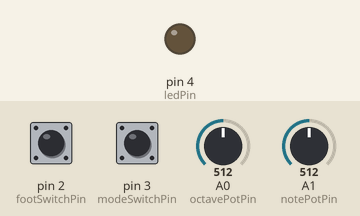
Recording of a sketch running on a simulated Arduino Uno, built with avr-gcc and run on an emulated ATmega328P. On the bench: output pins drawn as LEDs (lit = HIGH). Dashed ring = blinking. The inputs (shaded band) are chosen by the test bench; at power-on: pin 2 (footSwitchPin) LOW, pin 3 (modeSwitchPin) LOW, A0 (octavePotPin) = 512, A1 (notePotPin) = 512. What the sketch prints to the serial monitor is not drawn.

Above: at 1.2 s.
1.3 s: pin 2 (footSwitchPin) pulled HIGH for 0.15 s
At 1.9 s:
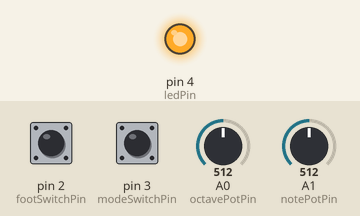
2.9 s: pin 2 (footSwitchPin) pulled HIGH for 1 s
At 3.4 s:
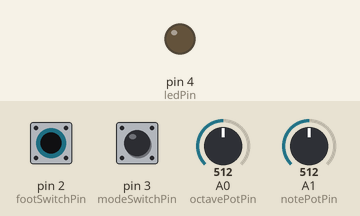
5.4 s: pin 2 (footSwitchPin) pulled HIGH for 3.2 s
At 6.3 s:
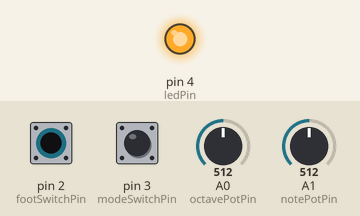
10.1 s: pin 2 (footSwitchPin) pulsed HIGH 5 times (0.12 s each, 0.3 s apart)
At 10.56 s:
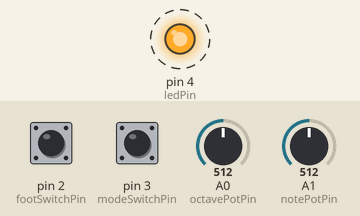
Timing chart, 0 to 13.1 s (numbered marks = the images above; inputs shaded):
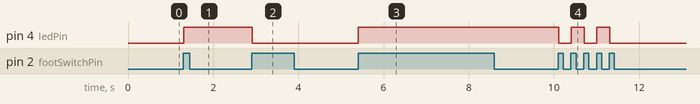

The sketch:

midimate.ino
```cpp
#include "ModeSwitch.h"
#include "FootSwitch.h"
#include "MidiManager.h"
#include "StateListener.h"

//#define DEBUG

//digital pins
const int ledPin = 4;
const int footSwitchPin = 2;
const int modeSwitchPin = 3;

//analog pins
const int octavePotPin = A0;
const int notePotPin = A1;
const int expPedalPin = A2;

//midi notes and octaves
const int notes[6][6] = {
  {35, 47, 59, 71, 83, 95},   //b
  {40, 52, 64, 76, 88, 100},  //e
  {33, 45, 57, 69, 81, 93},   //a
  {38, 50, 62, 74, 86, 98},   //d
  {43, 55, 67, 79, 91, 103},  //g
  {36, 48, 60 ,72, 84, 96}    //c
 };
const int octaves[6][2] = {   //1. start idx, 2. end idx
  {0, 3},
  {1, 3},
  {1, 4},
  {2, 3},
  {2, 4},
  {2, 5}
 };
int velocity = 0x78;

ModeSwitch octaveModeSwitch = ModeSwitch(octavePotPin, 6);
ModeSwitch noteModeSwitch = ModeSwitch(notePotPin, 6);
FootSwitch footSwitchManager = FootSwitch(footSwitchPin, modeSwitchPin);
StateListener stateListener = StateListener(ledPin);
MidiManager midiManager = MidiManager(stateListener);

void setup()
{
  pinMode(ledPin, OUTPUT);
  pinMode(footSwitchPin, INPUT);
  pinMode(modeSwitchPin, INPUT);

  //attachInterrupt(digitalPinToInterrupt(footSwitchPin), footSwitch, CHANGE);

#ifdef DEBUG
  Serial.begin(9600);
#else
  Serial.begin(31250);
#endif
}

void loop()
{
#ifdef DEBUG
  Serial.print("Foot = ");
  Serial.print(digitalRead(footSwitchPin));
  Serial.print("\t Switch = ");
  Serial.print(digitalRead(modeSwitchPin));
  Serial.print("\t Pot 1 Value = ");
  Serial.print(analogRead(octavePotPin));
  Serial.print("\t Pot 1 Mode = ");
  Serial.print(octaveModeSwitch.getMode());
  Serial.print("\t Pot 2 = ");
  Serial.print(analogRead(notePotPin));
  Serial.print("\t Pot 2 Mode = ");
  Serial.print(noteModeSwitch.getMode());
  Serial.print("\t Exp = ");
  Serial.print(analogRead(expPedalPin));
  Serial.print("\n");
#endif

  footSwitch();
  delay(5);
}

int played_octaves_idx = 0;
int played_notes_idx = 0;

void footSwitch()
{
  if(footSwitchManager.stateChanged())
  {
    print("footswitch state changed\n");

    switch(footSwitchManager.triggered())
    {
      case START:
          //play notes
          played_octaves_idx = octaveModeSwitch.getMode();
          played_notes_idx = noteModeSwitch.getMode();
          midiManager.playNotes(octaves[played_octaves_idx], notes[played_notes_idx], velocity);

          print("  triggered play notes");
        break;
      case STOP:
          //stop notes
          midiManager.stopNotes(octaves[played_octaves_idx], notes[played_notes_idx]);
          print("  triggered stop notes");
        break;
      case HOLD:
          print("  triggered hold notes");
        break;
    }
  }
}

void print(String msg)
{
  #ifdef DEBUG
  Serial.print(msg);
  Serial.print("\n");
  #endif
}
```

FootSwitch.cpp
```cpp
#include "Arduino.h"
#include "FootSwitch.h"

FootSwitch::FootSwitch(int input_pin, int mode_pin)
 : m_bouncer(Bounce())
 , m_input_pin(input_pin)
 , m_mode_pin(mode_pin)
 , m_state(LOW)
 , m_playing(false)
{
  m_bouncer.attach(m_input_pin);
  m_bouncer.interval(5);
}

bool FootSwitch::stateChanged()
{
  if(m_bouncer.update())
  {
    m_state = m_bouncer.read();
    return true;
  }
  else
  {
    return false;
  }
}

int FootSwitch::triggered()
{
  if(digitalRead(m_mode_pin))
  {
    //touch mode
    if(m_state == HIGH)
    {
      return START;
    }
    else
    {
      return STOP;
    }
  }
  else
  {
    //toggle mode
    int result = HOLD; //no change result

    if(m_state == HIGH)
    {
      if(m_playing)
      {
        //stop
        result = STOP;
        m_playing = false;
      }
      else
      {
        //start
        result = START;
        m_playing = true;
      }
    }

    return result;
  }
}
```

FootSwitch.h
```cpp
#ifndef FOOTSWITCH_H
#define FOOTSWITCH_H

#include "Arduino.h"
#include <Bounce2.h>

#define START 1
#define STOP 0
#define HOLD 2

class FootSwitch
{
public:
	FootSwitch(int input_pin, int mode_pin);
  bool stateChanged();
  int triggered();
private:
  Bounce m_bouncer;
	int m_input_pin;
  int m_mode_pin;
  int m_state = LOW;
  bool m_playing;
};

#endif
```

MidiManager.cpp
```cpp
#include "Arduino.h"
#include "MidiManager.h"

MidiManager::MidiManager(StateListener stateListener)
 : m_stateListener(stateListener)
{

}

void MidiManager::sendNote(int cmd, int note, int vel)
{
  Serial.write(cmd);
  Serial.write(note);
  Serial.write(vel);
}

void MidiManager::playNotes(const int octaves[], const int notes[], int velocity)
{
  for(int i = octaves[0]; i <= octaves[1]; i++)
  {
    sendNote(0x90, min(notes[i], 127), min(velocity, 127));   //0x90 note on for midichannel 0
  }

  notifyStateListener(HIGH);
}

void MidiManager::stopNotes(const int octaves[], const int notes[])
{
  notifyStateListener(LOW);

  for(int i = octaves[0]; i <= octaves[1]; i++)
  {
    sendNote(0x80, min(notes[i], 127), 0x00);     //0x80 note off for midichannel 0
  }
}

void MidiManager::notifyStateListener(int state)
{
  m_stateListener.onChange(state);
}
```

MidiManager.h
```cpp
#ifndef MIDIMANAGER_H
#define MIDIMANAGER_H

#include "Arduino.h"
#include "StateListener.h"

class MidiManager
{
public:
	MidiManager(StateListener stateListener);
  void playNotes(const int* octaves, const int* notes, int velocity);
  void stopNotes(const int* octaves, const int* notes);
private:
  void sendNote(int cmd, int note, int velocity);
  void notifyStateListener(int state);
  StateListener m_stateListener;
};

#endif
```

ModeSwitch.cpp
```cpp
#include "Arduino.h"
#include "ModeSwitch.h"

ModeSwitch::ModeSwitch(int analogPin, int numModes)
 : m_analogPin(analogPin)
{
	m_numModes = max(1, numModes);
	m_step = ANALOG_MAX / numModes;
}

int ModeSwitch::getMode()
{
	int current = analogRead(m_analogPin);
	return min(m_numModes - 1, current / m_step);
}
```

ModeSwitch.h
```cpp
#ifndef MODESWITCH_H
#define MODESWITCH_H

#include "Arduino.h"

#define ANALOG_MAX 1023

class ModeSwitch
{
public:
	ModeSwitch(int analogPin, int numModes);
	int getMode();
private:
	int m_analogPin;
	int m_numModes;
	int m_step;
};

#endif
```

StateListener.cpp
```cpp
#include "Arduino.h"
#include "MidiManager.h"

StateListener::StateListener(int ledPin)
 : m_ledPin(ledPin)
{

}

void StateListener::onChange(int state)
{
  digitalWrite(m_ledPin, state);
}
```

StateListener.h
```cpp
#ifndef STATELISTENER_H
#define STATELISTENER_H

#include "Arduino.h"

class StateListener
{
public:
	StateListener(int ledPin);
  void onChange(int state);
private:
  int m_ledPin;

};

#endif
```

Measured:
- after the input at 1.3 s, pin 4 (ledPin): LOW → HIGH at once
- after the input at 2.9 s, pin 4 (ledPin): HIGH → LOW at once
- after the input at 5.4 s, pin 4 (ledPin): LOW → HIGH at once
- after the input at 10.1 s, pin 4 (ledPin): alternates HIGH for 0.30 s and LOW for 0.30 s, 5 changes in all, then stays LOW, starting at once
